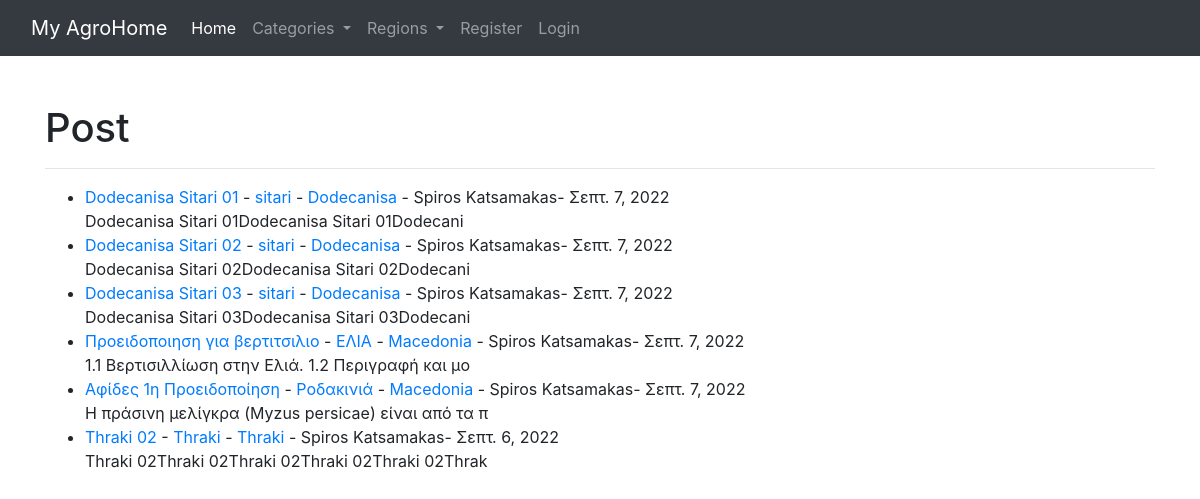
The app's page /, older data.
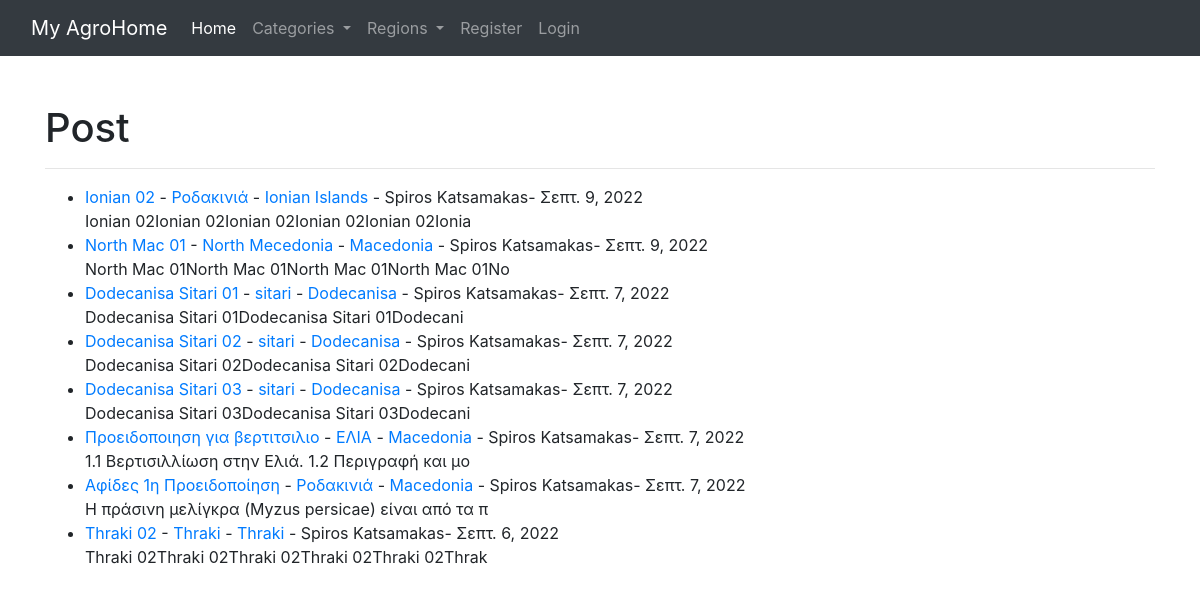
The same page, newer data.
### theblog/models.py (models this page shows, shortened)
class Post(models.Model):
    title = models.CharField(max_length=255)
    title_tag = models.CharField(max_length=255)
    author = models.ForeignKey(User, on_delete=models.CASCADE)
    body = models.TextField()
    post_date = models.DateField(auto_now_add=True)
    category = models.CharField(max_length=255, default='coding')
    region = models.CharField(max_length=255, default='thessaly')

### theblog/views.py (the view)
# urls.py: path('', HomeView.as_view(), name="home"),
class HomeView(ListView):
    model = Post
    template_name = 'home.html'
    ordering = ['-post_date']
    def get_context_data(self, *args, **kwargs):
        cat_menu = Category.objects.all()
        reg_menu = Region.objects.all()
        context = super(HomeView, self).get_context_data(*args, **kwargs)
        context["cat_menu"] = cat_menu
        context["reg_menu"] = reg_menu
        return context

### theblog/models.py (called while the page is built)
	def __str__(self):
		return self.name

	def __str__(self):
		return self.name

### theblog/templates/home.html (shortened to what this page needs)
{% extends 'base.html' %}
{% block content %}
<br/>
<h1>Post</h1>
<hr>
<ul>
{% for post in object_list %}
	<li><a href="{% url 'article-detail' post.pk %}">{{ post.title }}<a/> -
	<a href="{% url 'category' post.category %}">{{ post.category }}</a> -
	<a href="{% url 'region' post.region %}">{{ post.region }}</a> -
	{{ post.author.first_name }}
	{{ post.author.last_name }}-
	{{ post.post_date }}
	<br/>
	{{ post.body|slice:":50"|safe }}</li>
{% endfor %}
</ul>
{% endblock %}

Row changes from the older to the newer data that the page shows:
added Post: title "Ionian 02", category "Ροδακινιά", region "Ionian Islands", author.first_name "Spiros", author.last_name "Katsamakas", post_date "Σεπτ. 9, 2022", body "Ionian 02Ionian 02Ionian 02Ionian 02Ionian 02Ionia"
added Post: title "North Mac 01", category "North Mecedonia", region "Macedonia", author.first_name "Spiros", author.last_name "Katsamakas", post_date "Σεπτ. 9, 2022", body "North Mac 01North Mac 01North Mac 01North Mac 01No"
